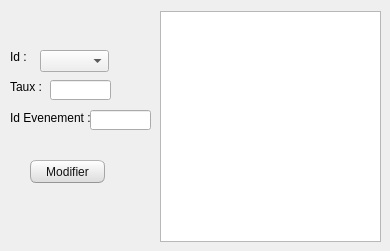
      <widget class="QWidget" name="tab_8">
       <attribute name="title">
        <string>Modifier</string>
       </attribute>
       <widget class="QPushButton" name="Modifier">
        <property name="geometry">
         <rect>
          <x>30</x>
          <y>160</y>
          <width>75</width>
          <height>23</height>
         </rect>
        </property>
        <property name="styleSheet">
         <string notr="true">QMainWindow {

	background-color:#f0f0f0;

}

QCheckBox {

	padding:2px;

}

QCheckBox:hover {

	border-radius:4px;

	border-style:solid;

	border-width:1px;

	padding-left: 1px;

	padding-right: 1px;

	padding-bottom: 1px;

	padding-top: 1px;

	border-color: rgb(255,150,60);

	background-color:qlineargradient(spread:pad, x1:0.5, y1:1, x2:0.5, y2:0, stop:0 rgba(190, 90, 50, 50), stop:1 rgba(250, 130, 40, 50));

}

QCheckBox::indicator:checked {

	border-radius:4px;

	border-style:solid;

	border-width:1px;

	border-color: rgb(246, 134, 86);

  	background-color:rgb(246, 134, 86)

}

QCheckBox::indicator:unchecked {

	border-radius:4px;

	border-style:solid;

	border-width:1px;

	border-color:rgb(246, 134, 86);

  	background-color:rgb(255,255,255);

}

QColorDialog {

	background-color:#f0f0f0;

}

QComboBox {

	color:rgb(81,72,65);

	background: #ffffff;

}

QComboBox:editable {

	background: #ffffff;

	color: rgb(81,72,65);

	selection-color:rgb(81,72,65);

	selection-background-color: #ffffff;

}

QComboBox QAbstractItemView {

	color:rgb(81,72,65);	

	background: #ffffff;

	selection-color: #ffffff;

	selection-background-color: rgb(246, 134, 86);

}

QComboBox:!editable:on, QComboBox::drop-down:editable:on {

	color:  #1e1d23;	

	background: #ffffff;

}

QDateTimeEdit {

	color:rgb(81,72,65);

	background-color: #ffffff;

}

QDateEdit {

	color:rgb(81,72,65);

	background-color: #ffffff;

}

QDialog {

	background-color:#f0f0f0;

}

QDoubleSpinBox {

	color:rgb(81,72,65);

	background-color: #ffffff;

}

QFontComboBox {

	color:rgb(81,72,65);

	background-color: #ffffff;

}

QLabel {

	color:rgb(17,17,17);

}

QLineEdit {

	background-color:rgb(255,255,255);

	selection-background-color:rgb(236,116,64);

	color:rgb(17,17,17);

}

QMenuBar {

	color:rgb(223,219,210);

	background-color:rgb(65,64,59);

}

QMenuBar::item {

	padding-top:4px;

	padding-left:4px;

	padding-right:4px;

	color:rgb(223,219,210);

	background-color:rgb(65,64,59);

}

QMenuBar::item:selected {

	color:rgb(255,255,255);

	padding-top:2px;

	padding-left:2px;

	padding-right:2px;

	border-top-width:2px;

	border-left-width:2px;

	border-right-width:2px;

	border-top-right-radius:4px;

	border-top-left-radius:4px;

	border-style:solid;

	background-color:rgb(65,64,59);

	border-top-color: rgb(47,47,44);

	border-right-color: qlineargradient(spread:pad, x1:0, y1:1, x2:1, y2:0, stop:0 rgba(90, 87, 78, 255), stop:1 rgba(47,47,44, 255));

	border-left-color:  qlineargradient(spread:pad, x1:1, y1:0, x2:0, y2:0, stop:0 rgba(90, 87, 78, 255), stop:1 rgba(47,47,44, 255));

}

QMenu {

	color:rgb(223,219,210);

	background-color:rgb(65,64,59);

}

QMenu::item {

	color:rgb(223,219,210);

	padding-left:20px;

	padding-top:4px;

	padding-bottom:4px;

	padding-right:10px;

}

QMenu::item:selected {

	color:rgb(255,255,255);

	background-color: qlineargradient(spread:pad, x1:0.5, y1:1, x2:0.5, y2:0, stop:0 rgba(225, 108, 54, 255), stop:1 rgba(246, 134, 86, 255));

	border-style:solid;

	border-width:3px;

	padding-left:17px;

	padding-top:4px;

	padding-bottom:4px;

	padding-right:7px;

	border-bottom-color:qlineargradient(spread:pad, x1:0.5, y1:1, x2:0.5, y2:0, stop:0 rgba(175,85,48,255), stop:1 rgba(236,114,67, 255));

	border-top-color:qlineargradient(spread:pad, x1:0.5, y1:1, x2:0.5, y2:0, stop:0 rgba(253,156,113,255), stop:1 rgba(205,90,46, 255));

	border-right-color:qlineargradient(spread:pad, x1:0, y1:0.5, x2:1, y2:0.5, stop:0 rgba(253,156,113,255), stop:1 rgba(205,90,46, 255));

	border-left-color:qlineargradient(spread:pad, x1:1, y1:0.5, x2:0, y2:0.5, stop:0 rgba(253,156,113,255), stop:1 rgba(205,90,46, 255));

}

QPlainTextEdit {

	border-width: 1px;

	border-style: solid;

	border-color:transparent;

	color:rgb(17,17,17);

	selection-background-color:rgb(236,116,64);

}

QProgressBar {

	text-align: center;

	color: rgb(0, 0, 0);

	border-width: 1px; 

	border-radius: 10px;

	border-style: inset;

	border-color: rgb(150,150,150);

	background-color:rgb(221,221,219);

}

QProgressBar::chunk:horizontal {

	background-color: qlineargradient(spread:pad, x1:0.5, y1:1, x2:0.5, y2:0, stop:0 rgba(225, 108, 54, 255), stop:1 rgba(246, 134, 86, 255));

	border-style: solid;

	border-radius:8px;

	border-width:1px;

	border-bottom-color:qlineargradient(spread:pad, x1:0.5, y1:1, x2:0.5, y2:0, stop:0 rgba(175,85,48,255), stop:1 rgba(236,114,67, 255));

	border-top-color:qlineargradient(spread:pad, x1:0.5, y1:1, x2:0.5, y2:0, stop:0 rgba(253,156,113,255), stop:1 rgba(205,90,46, 255));

	border-right-color:qlineargradient(spread:pad, x1:0, y1:0.5, x2:1, y2:0.5, stop:0 rgba(253,156,113,255), stop:1 rgba(205,90,46, 255));

	border-left-color:qlineargradient(spread:pad, x1:1, y1:0.5, x2:0, y2:0.5, stop:0 rgba(253,156,113,255), stop:1 rgba(205,90,46, 255));

}

QPushButton{

	color:rgb(17,17,17);

	border-width: 1px;

	border-radius: 6px;

	border-bottom-color: rgb(150,150,150);

	border-right-color: rgb(165,165,165);

	border-left-color: rgb(165,165,165);

	border-top-color: rgb(180,180,180);

	border-style: solid;

	padding: 4px;

	background-color: qlineargradient(spread:pad, x1:0.5, y1:1, x2:0.5, y2:0, stop:0 rgba(220, 220, 220, 255), stop:1 rgba(255, 255, 255, 255));

}

QPushButton:hover{

	color:rgb(17,17,17);

	border-width: 1px;

	border-radius:6px;

	border-top-color: rgb(255,150,60);

	border-right-color: qlineargradient(spread:pad, x1:0, y1:1, x2:1, y2:0, stop:0 rgba(200, 70, 20, 255), stop:1 rgba(255,150,60, 255));

	border-left-color:  qlineargradient(spread:pad, x1:1, y1:0, x2:0, y2:0, stop:0 rgba(200, 70, 20, 255), stop:1 rgba(255,150,60, 255));

	border-bottom-color: rgb(200,70,20);

	border-style: solid;

	padding: 2px;

	background-color: qlineargradient(spread:pad, x1:0.5, y1:1, x2:0.5, y2:0, stop:0 rgba(220, 220, 220, 255), stop:1 rgba(255, 255, 255, 255));

}

QPushButton:default{

	color:rgb(17,17,17);

	border-width: 1px;

	border-radius:6px;

	border-top-color: rgb(255,150,60);

	border-right-color: qlineargradient(spread:pad, x1:0, y1:1, x2:1, y2:0, stop:0 rgba(200, 70, 20, 255), stop:1 rgba(255,150,60, 255));

	border-left-color:  qlineargradient(spread:pad, x1:1, y1:0, x2:0, y2:0, stop:0 rgba(200, 70, 20, 255), stop:1 rgba(255,150,60, 255));

	border-bottom-color: rgb(200,70,20);

	border-style: solid;

	padding: 2px;

	background-color: qlineargradient(spread:pad, x1:0.5, y1:1, x2:0.5, y2:0, stop:0 rgba(220, 220, 220, 255), stop:1 rgba(255, 255, 255, 255));

}

QPushButton:pressed{

	color:rgb(17,17,17);

	border-width: 1px;

	border-radius: 6px;

	border-width: 1px;

	border-top-color: rgba(255,150,60,200);

	border-right-color: qlineargradient(spread:pad, x1:0, y1:1, x2:1, y2:0, stop:0 rgba(200, 70, 20, 255), stop:1 rgba(255,150,60, 200));

	border-left-color:  qlineargradient(spread:pad, x1:1, y1:0, x2:0, y2:0, stop:0 rgba(200, 70, 20, 255), stop:1 rgba(255,150,60, 200));

	border-bottom-color: rgba(200,70,20,200);

	border-style: solid;

	padding: 2px;

	background-color: qlineargradient(spread:pad, x1:0.5, y1:0, x2:0.5, y2:1, stop:0 rgba(220, 220, 220, 255), stop:1 rgba(255, 255, 255, 255));

}

QPushButton:disabled{

	color:rgb(174,167,159);

	border-width: 1px;

	border-radius: 6px;

	background-color: qlineargradient(spread:pad, x1:0.5, y1:1, x2:0.5, y2:0, stop:0 rgba(200, 200, 200, 255), stop:1 rgba(230, 230, 230, 255));

}

QRadioButton {

	padding: 1px;

}

QRadioButton::indicator:checked {

	height: 10px;

	width: 10px;

	border-style:solid;

	border-radius:5px;

	border-width: 1px;

	border-color: rgba(246, 134, 86, 255);

	color: #a9b7c6;

	background-color:rgba(246, 134, 86, 255);

}

QRadioButton::indicator:!checked {

	height: 10px;

	width: 10px;

	border-style:solid;

	border-radius:5px;

	border-width: 1px;

	border-color: rgb(246, 134, 86);

	color: #a9b7c6;

	background-color: transparent;

}

QScrollArea {

	color: #FFFFFF;

	background-color:#f0f0f0;

}

QSlider::groove {

	border-style: solid;

	border-width: 1px;

	border-color: rgb(207,207,207);

}

QSlider::groove:horizontal {

	height: 5px;

	background: rgb(246, 134, 86);

}

QSlider::groove:vertical {

	width: 5px;

	background: rgb(246, 134, 86);

}

QSlider::handle:horizontal {

	background: rgb(253,253,253);

	border-style: solid;

	border-width: 1px;

	border-color: rgb(207,207,207);

	width: 12px;

	margin: -5px 0;

	border-radius: 7px;

}

QSlider::handle:vertical {

	background: rgb(253,253,253);

	border-style: solid;

	border-width: 1px;

	border-color: rgb(207,207,207);

	height: 12px;

	margin: 0 -5px;

	border-radius: 7px;

}

QSlider::add-page:horizontal {

 	background: white;

}

QSlider::add-page:vertical {

	background: white;

}

QSlider::sub-page:horizontal {

	background: rgb(246, 134, 86);

}

QSlider::sub-page:vertical {

  	background: rgb(246, 134, 86);

}

QStatusBar {

	color:rgb(81,72,65);

}

QSpinBox {

	color:rgb(81,72,65);

	background-color: #ffffff;

}

QScrollBar:horizontal {

	max-height: 20px;

	border: 1px transparent grey;

	margin: 0px 20px 0px 20px;

}

QScrollBar::handle:horizontal {

	background: rgb(253,253,253);

	border-style: solid;

	border-width: 1px;

	border-color: rgb(207,207,207);

	border-radius: 7px;

	min-width: 25px;

}

QScrollBar::handle:horizontal:hover {

	background: rgb(253,253,253);

	border-style: solid;

	border-width: 1px;

	border-color: rgb(255,150,60);

	border-radius: 7px;

	min-width: 25px;

}

QScrollBar::add-line:horizontal {

  	border: 1px solid;

  	border-color: rgb(207,207,207);

  	border-top-right-radius: 7px;

  	border-top-left-radius: 7px;

  	border-bottom-right-radius: 7px;

  	background: rgb(255, 255, 255);

  	width: 20px;

  	subcontrol-position: right;

  	subcontrol-origin: margin;

}

QScrollBar::add-line:horizontal:hover {

  	border: 1px solid;

  	border-top-right-radius: 7px;

  	border-top-left-radius: 7px;

  	border-bottom-right-radius: 7px;

  	border-color: rgb(255,150,60);

  	background: rgb(255, 255, 255);

  	width: 20px;

  	subcontrol-position: right;

  	subcontrol-origin: margin;

}

QScrollBar::add-line:horizontal:pressed {

  	border: 1px solid grey;

  	border-top-left-radius: 7px;

  	border-top-right-radius: 7px;

  	border-bottom-right-radius: 7px;

  	background: rgb(231,231,231);

  	width: 20px;

  	subcontrol-position: right;

  	subcontrol-origin: margin;

}

QScrollBar::sub-line:horizontal {

  	border: 1px solid;

  	border-color: rgb(207,207,207);

  	border-top-right-radius: 7px;

  	border-top-left-radius: 7px;

  	border-bottom-left-radius: 7px;

  	background: rgb(255, 255, 255);

  	width: 20px;

  	subcontrol-position: left;

  	subcontrol-origin: margin;

}

QScrollBar::sub-line:horizontal:hover {

  	border: 1px solid;

  	border-color: rgb(255,150,60);

  	border-top-right-radius: 7px;

  	border-top-left-radius: 7px;

  	border-bottom-left-radius: 7px;

  	background: rgb(255, 255, 255);

  	width: 20px;

  	subcontrol-position: left;

  	subcontrol-origin: margin;

}

QScrollBar::sub-line:horizontal:pressed {

  	border: 1px solid grey;

  	border-top-right-radius: 7px;

  	border-top-left-radius: 7px;

  	border-bottom-left-radius: 7px;

  	background: rgb(231,231,231);

  	width: 20px;

  	subcontrol-position: left;

  	subcontrol-origin: margin;

}

QScrollBar::left-arrow:horizontal {

  	border: 1px transparent grey;

  	border-top-left-radius: 3px;

  	border-bottom-left-radius: 3px;

  	width: 6px;

  	height: 6px;

  	background: rgb(230,230,230);

}

QScrollBar::right-arrow:horizontal {

	border: 1px transparent grey;

	border-top-right-radius: 3px;

	border-bottom-right-radius: 3px;

  	width: 6px;

  	height: 6px;

 	background: rgb(230,230,230);

}

QScrollBar::add-page:horizontal, QScrollBar::sub-page:horizontal {

 	background: none;

} 

QScrollBar:vertical {

	max-width: 20px;

	border: 1px transparent grey;

	margin: 20px 0px 20px 0px;

}

QScrollBar::add-line:vertical {

	border: 1px solid;

	border-color: rgb(207,207,207);

	border-bottom-right-radius: 7px;

	border-bottom-left-radius: 7px;

	border-top-left-radius: 7px;

	background: rgb(255, 255, 255);

  	height: 20px;

  	subcontrol-position: bottom;

  	subcontrol-origin: margin;

}

QScrollBar::add-line:vertical:hover {

  	border: 1px solid;

  	border-color: rgb(255,150,60);

  	border-bottom-right-radius: 7px;

  	border-bottom-left-radius: 7px;

  	border-top-left-radius: 7px;

  	background: rgb(255, 255, 255);

  	height: 20px;

  	subcontrol-position: bottom;

  	subcontrol-origin: margin;

}

QScrollBar::add-line:vertical:pressed {

  	border: 1px solid grey;

  	border-bottom-left-radius: 7px;

  	border-bottom-right-radius: 7px;

  	border-top-left-radius: 7px;

  	background: rgb(231,231,231);

  	height: 20px;

  	subcontrol-position: bottom;

  	subcontrol-origin: margin;

}

QScrollBar::sub-line:vertical {

  	border: 1px solid;

  	border-color: rgb(207,207,207);

  	border-top-right-radius: 7px;

  	border-top-left-radius: 7px;

  	border-bottom-left-radius: 7px;

  	background: rgb(255, 255, 255);

  	height: 20px;

  	subcontrol-position: top;

  	subcontrol-origin: margin;

}

QScrollBar::sub-line:vertical:hover {

  	border: 1px solid;

  	border-color: rgb(255,150,60);

  	border-top-right-radius: 7px;

  	border-top-left-radius: 7px;

  	border-bottom-left-radius: 7px;

	background: rgb(255, 255, 255);

  	height: 20px;

  	subcontrol-position: top;

  	subcontrol-origin: margin;

}

QScrollBar::sub-line:vertical:pressed {

  	border: 1px solid grey;

  	border-top-left-radius: 7px;

  	border-top-right-radius: 7px;

  	background: rgb(231,231,231);

 	height: 20px;

  	subcontrol-position: top;

  	subcontrol-origin: margin;

}

QScrollBar::handle:vertical {

	background: rgb(253,253,253);

	border-style: solid;

	border-width: 1px;

	border-color: rgb(207,207,207);

	border-radius: 7px;

	min-height: 25px;

}

QScrollBar::handle:vertical:hover {

	background: rgb(253,253,253);

	border-style: solid;

	border-width: 1px;

	border-color: rgb(255,150,60);

	border-radius: 7px;

	min-height: 25px;

}

QScrollBar::up-arrow:vertical {

	border: 1px transparent grey;

  	border-top-left-radius: 3px;

	border-top-right-radius: 3px;

  	width: 6px;

  	height: 6px;

  	background: rgb(230,230,230);

}

QScrollBar::down-arrow:vertical {

  	border: 1px transparent grey;

  	border-bottom-left-radius: 3px;

  	border-bottom-right-radius: 3px;

  	width: 6px;

  	height: 6px;

  	background: rgb(230,230,230);

}

QScrollBar::add-page:vertical, QScrollBar::sub-page:vertical {

  	background: none;

}

QTabWidget {

	color:rgb(0,0,0);

	background-color:rgb(247,246,246);

}

QTabWidget::pane {

	border-color: rgb(180,180,180);

	background-color:rgb(247,246,246);

	border-style: solid;

	border-width: 1px;

  	border-radius: 6px;

}

QTabBar::tab {

	padding-left:4px;

	padding-right:4px;

	padding-bottom:2px;

	padding-top:2px;

	color:rgb(81,72,65);

  	background-color: qlineargradient(spread:pad, x1:0.5, y1:1, x2:0.5, y2:0, stop:0 rgba(221,218,217,255), stop:1 rgba(240,239,238,255));

	border-style: solid;

	border-width: 1px;

  	border-top-right-radius:4px;

	border-top-left-radius:4px;

	border-top-color: rgb(180,180,180);

	border-left-color: rgb(180,180,180);

	border-right-color: rgb(180,180,180);

	border-bottom-color: transparent;

}

QTabBar::tab:selected, QTabBar::tab:last:selected, QTabBar::tab:hover {

  	background-color:rgb(247,246,246);

  	margin-left: 0px;

  	margin-right: 1px;

}

QTabBar::tab:!selected {

	margin-top: 1px;

	margin-right: 1px;

}

QTextEdit {

	border-width: 1px;

	border-style: solid;

	border-color:transparent;

	color:rgb(17,17,17);

	selection-background-color:rgb(236,116,64);

}

QTimeEdit {

	color:rgb(81,72,65);

	background-color: #ffffff;

}

QToolBox {

	color:rgb(81,72,65);

	background-color: #ffffff;

}

QToolBox::tab {

	color:rgb(81,72,65);

	background-color: #ffffff;

}

QToolBox::tab:selected {

	color:rgb(81,72,65);

	background-color: #ffffff;

}</string>
        </property>
        <property name="text">
         <string>Modifier</string>
        </property>
       </widget>
       <widget class="QLabel" name="label_6">
        <property name="geometry">
         <rect>
          <x>10</x>
          <y>50</y>
          <width>47</width>
          <height>13</height>
         </rect>
        </property>
        <property name="text">
         <string>Id : </string>
        </property>
       </widget>
       <widget class="QLineEdit" name="taux_l">
        <property name="geometry">
         <rect>
          <x>50</x>
          <y>80</y>
          <width>61</width>
          <height>20</height>
         </rect>
        </property>
       </widget>
       <widget class="QLineEdit" name="ide_l">
        <property name="geometry">
         <rect>
          <x>90</x>
          <y>110</y>
          <width>61</width>
          <height>20</height>
         </rect>
        </property>
       </widget>
       <widget class="QLabel" name="label_7">
        <property name="geometry">
         <rect>
          <x>10</x>
          <y>80</y>
          <width>47</width>
          <height>13</height>
         </rect>
        </property>
        <property name="text">
         <string>Taux :</string>
        </property>
       </widget>
       <widget class="QLabel" name="label_8">
        <property name="geometry">
         <rect>
          <x>10</x>
          <y>110</y>
          <width>81</width>
          <height>16</height>
         </rect>
        </property>
        <property name="text">
         <string>Id Evenement :</string>
        </property>
       </widget>
       <widget class="QComboBox" name="comboBox_2">
        <property name="geometry">
         <rect>
          <x>40</x>
          <y>50</y>
          <width>69</width>
          <height>22</height>
         </rect>
        </property>
       </widget>
       <widget class="QTableView" name="tabmodd">
        <property name="geometry">
         <rect>
          <x>160</x>
          <y>11</y>
          <width>221</width>
          <height>231</height>
         </rect>
        </property>
       </widget>
      </widget>
